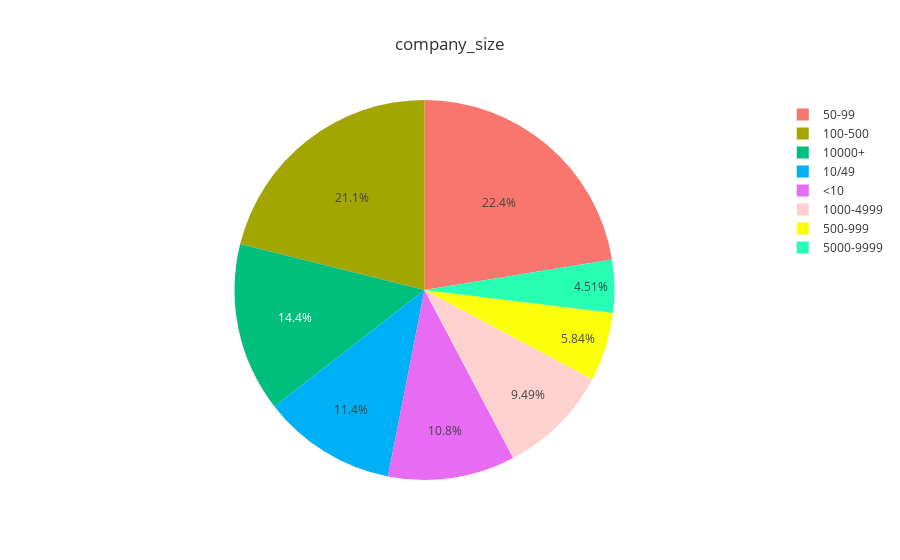

The code cell stored with this chart in its notebook:
### Code cell
print("Number of Missing Values: ", aug_train['company_size'].isna().sum())
fig = px.pie(aug_train['company_size'].value_counts(), values='company_size', 
             names = aug_train['company_size'].value_counts().index,title = 'company_size',template='ggplot2')
fig.show()

### Figure 1 — Plotly figure (JSON) as saved in the notebook; plotly's stock layout.template omitted (floating-point values rounded to 4 significant figures)
{"data": [{"domain": {"x": [0, 1], "y": [0, 1]}, "hovertemplate": "label=%{label}<br>company_size=%{value}<extra></extra>", "labels": ["50-99", "100-500", "10000+", "10/49", "<10", "1000-4999", "500-999", "5000-9999"], "legendgroup": "", "name": "", "showlegend": true, "type": "pie", "values": [338, 318, 217, 172, 163, 143, 88, 68]}], "layout": {"legend": {"tracegroupgap": 0}, "title": {"text": "company_size"}}}
